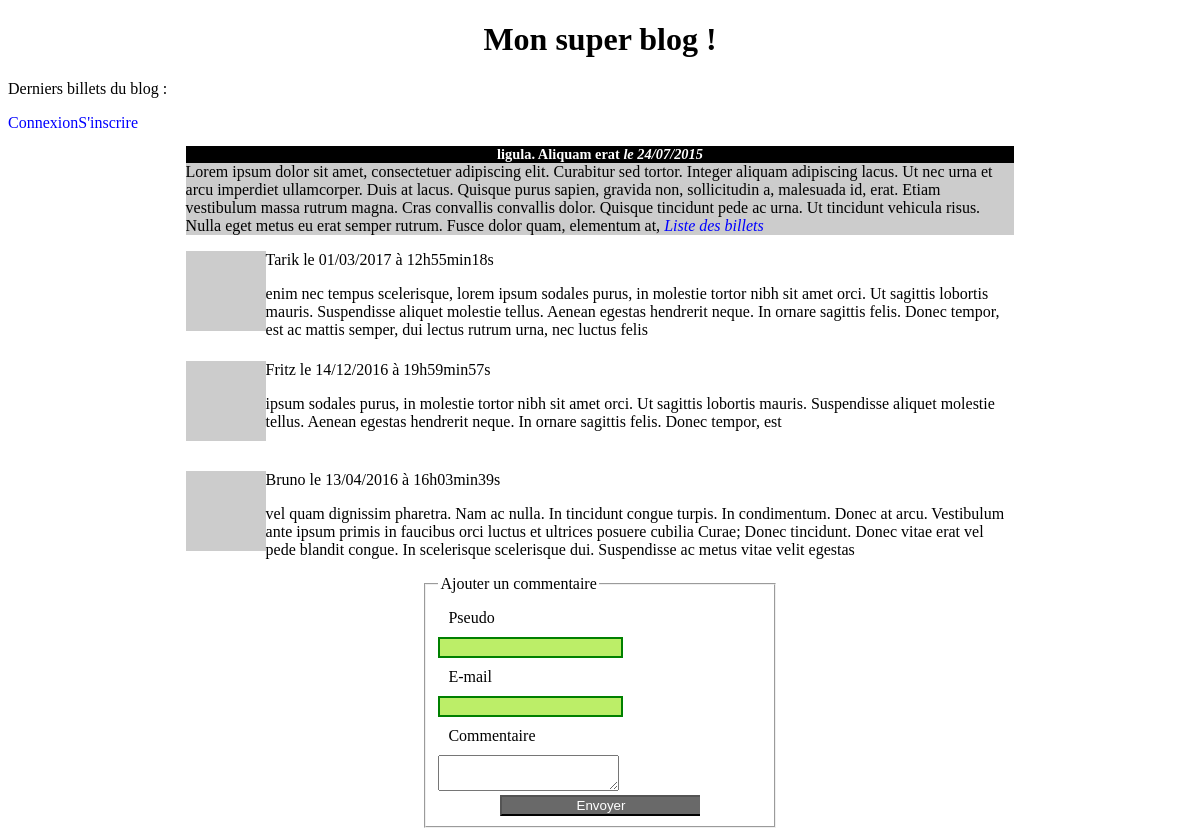
The page /commentaires.php?billet=96 on the database its author committed.
### tables this page shows
CREATE TABLE IF NOT EXISTS `commentaires` (
  `id` int(11) unsigned NOT NULL AUTO_INCREMENT,
  `id_billet` int(11) unsigned NOT NULL,
  `auteur` varchar(255) DEFAULT NULL,
  `email` varchar(255) DEFAULT NULL,
  `commentaire` text NOT NULL,
  `date_commentaire` varchar(255) DEFAULT NULL,
  `statut` int(11) NOT NULL DEFAULT '0',
  PRIMARY KEY (`id`),
  KEY `fk_id_billet` (`id_billet`)
);

CREATE TABLE IF NOT EXISTS `billets` (
  `id` int(11) unsigned NOT NULL AUTO_INCREMENT,
  `titre` text,
  `contenu` text,
  `date_creation` varchar(255) DEFAULT NULL,
  `auteur` text,
  PRIMARY KEY (`id`)
);

### modeles/blog/getcommentaires.php (called while the page is built)
<?php
function getcommentaires($choixbillet){
    global $bdd;
    $choixbillet=$_GET['billet'];
    $req = $bdd->prepare('SELECT b.id,b.titre, b.contenu,DATE_FORMAT(date_creation,\'%d/%m/%Y\')AS date_creation,c.auteur, c.commentaire,c.email, DATE_FORMAT(date_commentaire, \'%d/%m/%Y à %Hh%imin%ss\') AS date_commentaire_fr'
            . '                  FROM billets b'
            . '                 LEFT JOIN commentaires c ON b.id=c.id_billet WHERE b.id = ?  ORDER BY date_commentaire desc');
    $req->execute(array($choixbillet));
    $commentaires=$req->fetchAll();
    return $commentaires;
}

### vues/blog/commentaires.php (the view, shortened to what this page needs)
<!DOCTYPE html>
<html>
    <head>
        <link href="vues/blog/style.css" rel="stylesheet" />
    </head>
    <body>
        <h1>Mon super blog !</h1>
        <p>Derniers billets du blog :</p>
 <?php
        if(isset($_SESSION['pseudo'])) {
            echo '<a href="dashboard.php">Administration</a><br/><a href="deconnexion.php">Déconnexion</a>'
            ;
        }else{
        echo'<a href="connexion.php">Connexion</a><a href="inscription.php">S\'inscrire</a>';
        }
        ?>
        <article>
                <h3>
    <?php echo $commentaire['titre']; ?>
        <em>le <?php echo $commentaire['date_creation']; ?></em>
        </h3>
        <p>
            <?php echo $commentaire['contenu']; ?>
            <em><a href="blog.php">Liste des billets</a></em>
            <br />
        </p>
            </article>
        <?php
        foreach ($commentaires as $commentaire) {
            $avatar="http://2.gravatar.com/avatar/" . md5($commentaire['email']);
           if(!empty($commentaire['commentaire'])){
            ?>
<div class="com">
                <p><img src="<?php echo $avatar; ?>"<strong><?php echo $commentaire['auteur']; ?></strong> le <?php echo $commentaire['date_commentaire_fr']; ?></p>
                <p> <?php echo $commentaire['commentaire']; ?></p>
            </div>
        <?php
        }
}
        ?>
         <form method="post" action="commentaires_post.php?billet=<?php echo $_GET['billet']; ?>">
        <fieldset>
            <legend>Ajouter un commentaire</legend>
            <label for="pseudo"> Pseudo</label><input type="text" name="pseudo" id="pseudo"/><br/>
            <label for="email">E-mail</label><input type="email" id="email" name="email"/><br/>
            <label for="commentaire">Commentaire</label><textarea name="commentaire" id="commentaire" ></textarea><br/>
            <input type="submit" value="Envoyer" class="envoyer"/>
        </fieldset>
    </form>
    </body>
</html>

### commentaires.php (shortened to what this page needs)
<?php
if (!isset($_GET['section']) OR $_GET['section'] == 'commentaires')
{
    include_once('controllers/blog/commentaires.php');
}

### controllers/blog/commentaires.php
<?php
include_once 'modeles/blog/getcommentaires.php';
$choixbillet=$_GET['billet'];
$commentaires=getcommentaires($choixbillet);
if(!empty($commentaires)){
foreach ($commentaires as $cle => $commentaire) {
    $commentaires[$cle]['titre']=  htmlspecialchars($commentaire['titre']);
    $commentaires[$cle]['contenu']=  nl2br(htmlspecialchars($commentaire['contenu']));
    $commentaires[$cle]['date_creation']=$commentaire['date_creation'];
    $commentaires[$cle]['auteur']=  htmlspecialchars($commentaire['auteur']);
    $commentaires[$cle]['date_commentaire_fr']=$commentaire['date_commentaire_fr'];
    $commentaires[$cle]['commentaire']=  nl2br(htmlspecialchars($commentaire['commentaire']));
    $commentaires[$cle]['email']=$commentaire['email'];
    include_once 'vues/blog/commentaires.php';
}
}else{
    header('Location:vues/blog/404.php');
}

### vues/blog/style.css (style rules this page uses)
h1, h3 { text-align:center; }
h3 { background-color:black; color:white; font-size:0.9em; margin-bottom:0px; }
article p { background-color:#CCCCCC; margin-top:0px; }
article { width:70%; margin:auto; }
a { text-decoration: none; color: blue; }
.com,#pag { width:70%; margin:0 auto; }
input:valid:not(.envoyer) { border: 2px solid green; background-color:#BCEE68 ; }
form { width:30%; margin:auto; }
.envoyer:valid { border-right: 0; }
.envoyer { color:white; display: block; margin:0 auto; width: 200px; background-color: #696969; }
label { display:inline-block; width:150px; margin:10px; }
p img { float:left; margin-bottom: 30px; }
.com { clear: both; }

### rows shown on the page
commentaires: id_billet.titre "ligula. Aliquam erat", date_creation "24/07/2015", id_billet.contenu "Lorem ipsum dolor sit amet, consectetuer adipiscing elit. Curabitur sed tortor. Integer aliquam adipiscing lacus. Ut nec urna et arcu imperdiet ullamcorper. Duis at lacus. Quisque purus sapien, gravida non, sollicitudin a, malesuada id, erat. Etiam vestibulum massa rutrum magna. Cras convallis convallis dolor. Quisque tincidunt pede ac urna. Ut tincidunt vehicula risus. Nulla eget metus eu erat semper rutrum. Fusce dolor quam, elementum at,", auteur "Tarik", date_commentaire_fr "01/03/2017 à 12h55min18s", commentaire "enim nec tempus scelerisque, lorem ipsum sodales purus, in molestie tortor nibh sit amet orci. Ut sagittis lobortis mauris. Suspendisse aliquet molestie tellus. Aenean egestas hendrerit neque. In ornare sagittis felis. Donec tempor, est ac mattis semper, dui lectus rutrum urna, nec luctus felis"
commentaires: auteur "Fritz", date_commentaire_fr "14/12/2016 à 19h59min57s", commentaire "ipsum sodales purus, in molestie tortor nibh sit amet orci. Ut sagittis lobortis mauris. Suspendisse aliquet molestie tellus. Aenean egestas hendrerit neque. In ornare sagittis felis. Donec tempor, est"
commentaires: auteur "Bruno", date_commentaire_fr "13/04/2016 à 16h03min39s", commentaire "vel quam dignissim pharetra. Nam ac nulla. In tincidunt congue turpis. In condimentum. Donec at arcu. Vestibulum ante ipsum primis in faucibus orci luctus et ultrices posuere cubilia Curae; Donec tincidunt. Donec vitae erat vel pede blandit congue. In scelerisque scelerisque dui. Suspendisse ac metus vitae velit egestas"
